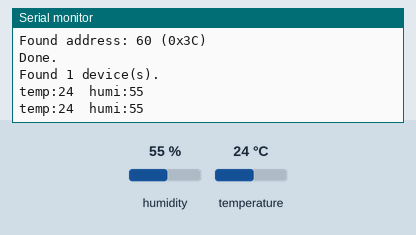
This program was run on a simulated Arduino Nano, built with avr-gcc and run on an emulated ATmega328P. On the bench: the last lines printed to the serial monitor. Inputs (shaded band) come from the test bench; at power-on: humidity 55 %, temperature 24 °C.

Above: at 1.8 s.
1.9 s: humidity set to 22 %
At 2.6 s:
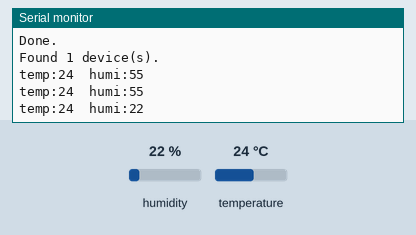
3.4 s: temperature set to 12 °C
At 4.7 s:
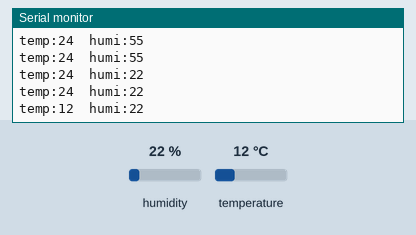
4.9 s: humidity set to 40 %
At 6.0 s:
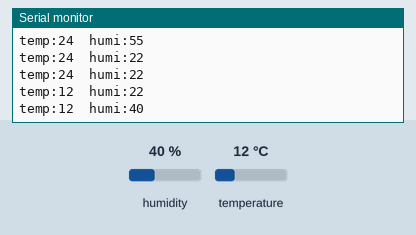
Timing chart, 0 to 7.9 s (numbered marks = the images above; inputs shaded):
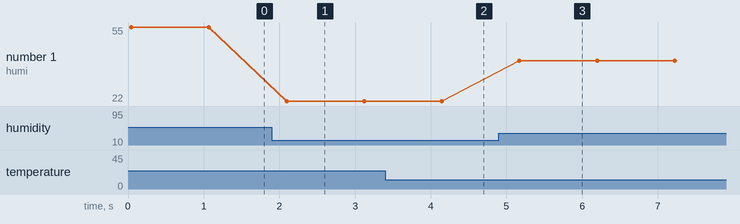

Measured:
- after the input at 1.9 s, the serial monitor: prints a new line after 0.19 s (image 1)
- after the input at 3.4 s, the serial monitor: prints a new line after 0.75 s (image 2)
- after the input at 4.9 s, the serial monitor: prints a new line after 0.27 s (image 3)
- plotted number 1: 55 → 22 after the input at 1.9 s, 22 → 40 after the input at 4.9 s

The program:

main.cpp
```cpp
#include <Arduino.h>
#include <DFRobot_DHT11.h>

// A0 - Taster
// D2 - DTH11
// A4 - SDA
// A5 - SCL
// Auf Tastendruck Temperatur und Luftfeuchtigkeit messen und
// auf dem Display ausgeben.
DFRobot_DHT11 DHT;
#define DHT11_PIN 2
#define button A0

#include <Wire.h>

void setup() {

Serial.begin(115200);
  // Leonardo: wait for serial port to connect
  while (!Serial)
    {
    }

  Serial.println ();
  Serial.println ("I2C scanner. Scanning ...");
  byte count = 0;

  Wire.begin();
  for (byte i = 8; i < 120; i++)
  {
    Wire.beginTransmission (i);
    if (Wire.endTransmission () == 0)
      {
      Serial.print ("Found address: ");
      Serial.print (i, DEC);
      Serial.print (" (0x");
      Serial.print (i, HEX);
      Serial.println (")");
      count++;
      delay (1);  // maybe unneeded?
      } // end of good response
  } // end of for loop
  Serial.println ("Done.");
  Serial.print ("Found ");
  Serial.print (count, DEC);
  Serial.println (" device(s).");


  pinMode(button, INPUT);

}

void loop(){
  DHT.read(DHT11_PIN);
  Serial.print("temp:");
  Serial.print(DHT.temperature);
  Serial.print("  humi:");
  Serial.println(DHT.humidity);
  delay(1000);
}
```
